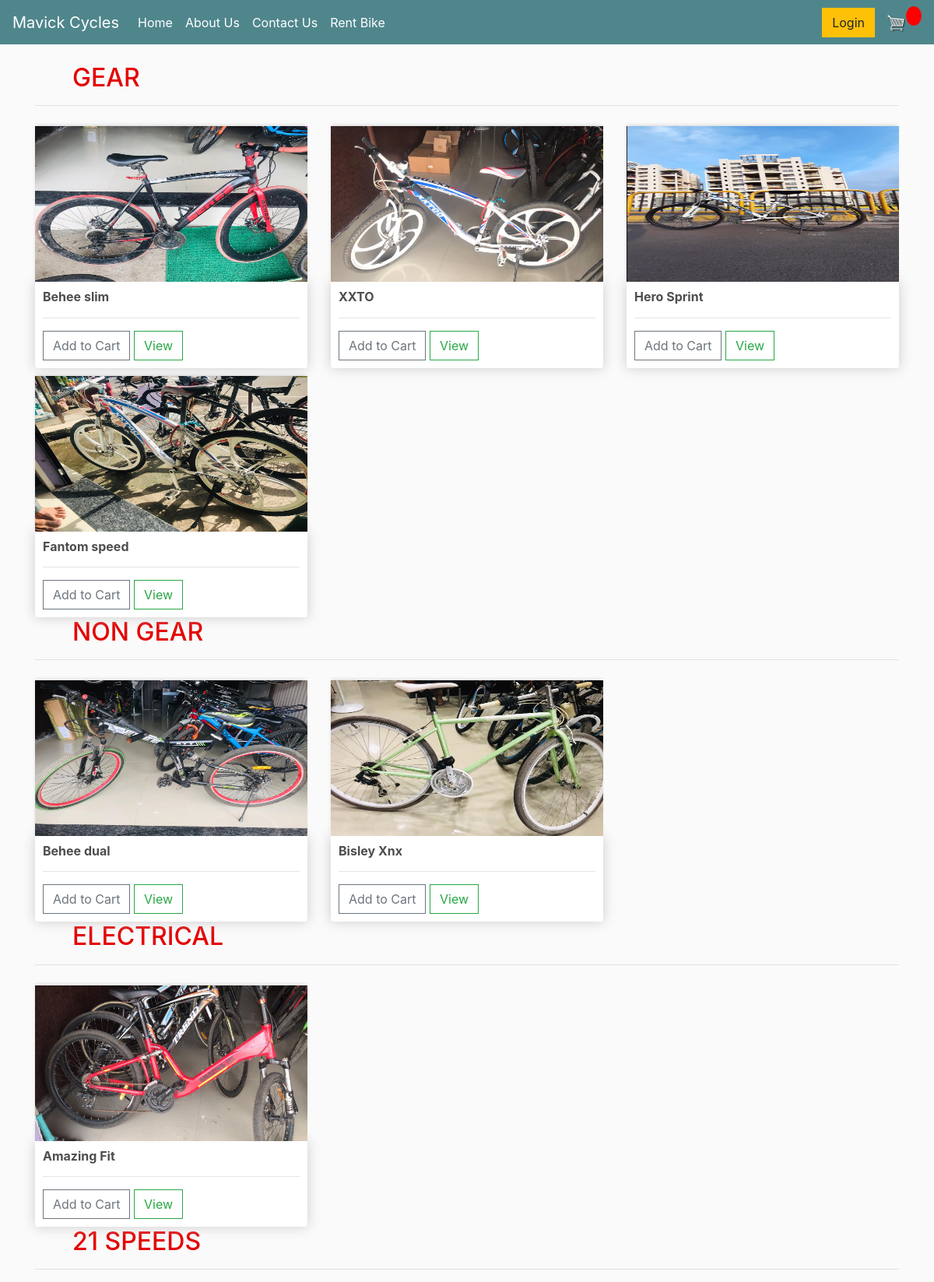
The app's page /cycles/home/ with its own data.
### cycles/models.py (models this page shows, shortened)
class Category(models.Model):
    name = models.CharField(max_length=40)

class Cycle(models.Model):
    model_name = models.CharField(max_length=50)
    company_name = models.CharField(max_length=50)
    cycle_img_main = models.ImageField(upload_to='cycles/images', default='')
    cycle_img_sub1 = models.ImageField(upload_to='cycles/images', default='')
    cycle_img_sub2 = models.ImageField(upload_to='cycles/images', default='')
    cycle_img_sub3 = models.ImageField(upload_to='cycles/images', default='')
    category = models.ForeignKey('Category', on_delete=models.CASCADE)

### cycles/views.py (the view)
# urls.py: path('home/', views.cycle_store, name='store'),
def cycle_store(request):
    cycles = Cycle.objects.all()
    categories = Category.objects.all()
    context = {'cycles': cycles, 'categories': categories}
    return render(request, 'cycles/homepage.html', context)

### templates/cycles/homepage.html
{% extends 'cycles/main.html' %}
{% load static %}
{% block content %}
{% for cat in categories %}
<h2 class= "pl-5" style = "color : #E40203 ; text-transform : uppercase">{{cat.name}}</h2><hr>
	<div class="row">
		{% for cycle in cycles %}
		{% if cat.name == cycle.category.name %}
		<div class="col-lg-4">
			<img class="thumbnail" src="/media/{{cycle.cycle_img_main}}">
			<div class="box-element product">
				<h6><strong>{{cycle.model_name}}</strong></h6>
				<hr>
				<button data-product="{{cycle.id}}" data-action="add" class="btn btn-outline-secondary add-btn update-cart">Add to Cart</button>
				<a class="btn btn-outline-success" href="/cycles/detail/{{cycle.id}}">View</a>
			</div>
		</div>
		{% endif%}
		{% endfor %}
	</div>
 {% endfor %}
{% endblock content %}

### templates/cycles/main.html (shortened to what this page needs)
<!DOCTYPE html>
{% load static %}
<html>
<head>
	<link rel="stylesheet" href="https://stackpath.bootstrapcdn.com/bootstrap/4.4.1/css/bootstrap.min.css">
	<link rel="stylesheet" type="text/css" href="{% static 'css/main.css' %}">
</head>
<body>
	<nav class="navbar navbar-expand-lg navbar-dark bg-dark">
	  <a class="navbar-brand" href="{% url 'store' %}">Mavick Cycles</a>
	  <div class="collapse navbar-collapse" id="navbarSupportedContent">
	    <ul class="navbar-nav mr-auto">
	      <li class="nav-item active">
	        <a class="nav-link" href="{% url 'store' %}">Home <span class="sr-only">(current)</span></a>
	      </li>
		  <li class="nav-item active">
	        <a class="nav-link" href="{% url 'store' %}">About Us <span class="sr-only">(current)</span></a>
	      </li>
		  <li class="nav-item active">
	        <a class="nav-link" href="{% url 'store' %}">Contact Us <span class="sr-only">(current)</span></a>
	      </li>
	      <li class="nav-item active">
	        <a class="nav-link" href="{% url 'store' %}">Rent Bike <span class="sr-only">(current)</span></a>
	      </li>
	    </ul>
	    <div class="form-inline my-2 my-lg-0">
			<a href="#"class="btn btn-warning">Login</a>
	     	<a href="{% url 'cart' %}">
	    		<img  id="cart-icon" src="{% static 'images/cart.png' %}">
	    	</a>
	    	<p id="cart-total">{{cartItems}}</p>
	    </div>
	  </div>
	</nav>
     <div class="container">
            <br>
            {% block content %}
            {% endblock content %}
         </div>
</body>
</html>

### static/css/main.css (style rules this page uses)
body { background-color: hsl(0, 0%, 98%); }
h1,h2,h3,h4,h5,h6 { color:hsl(0, 0%, 30%); }
.box-element { box-shadow:hsl(0, 0%, 80%) 0 0 16px; background-color: #fff; border-radius: 4px; padding: 10px; }
.thumbnail { width: 100%; height: 200px; -webkit-box-shadow: -1px -3px 5px -2px rgba(214,214,214,1); -moz-box-shadow: -1px -3px 5px -2px rgba(214,214,214,1); box-shadow: -1px -3px 5px -2px rgba(214,214,214,1); }
.product { border-radius: 0 0 4px 4px; }
.bg-dark { background-color: #4f868c!important; }
#cart-icon { width:25px; display: inline-block; margin-left: 15px; }
#cart-total { display: block; text-align: center; color:#fff; background-color: red; width: 20px; height: 25px; border-radius: 50%; font-size: 14px; }
.col-lg-4, .col-lg-6, .col-lg-8, .col-lg-12 { margin-top: 10px; }
.btn { border-radius: 0; }

### records on screen
Category: name "GEAR"
Cycle: cycle_img_main (picture)
Cycle: cycle_img_main (picture)
Cycle: cycle_img_main (picture)
Cycle: cycle_img_main (picture)
Category: name "NON GEAR"
Cycle: cycle_img_main (picture)
Cycle: cycle_img_main (picture)
Category: name "ELECTRICAL"
Cycle: cycle_img_main (picture)
Category: name "21 SPEEDS"
